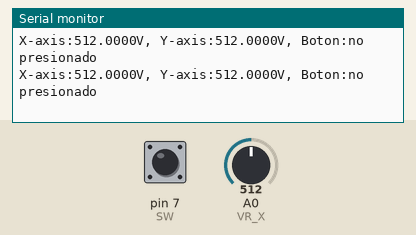
Recording of a sketch running on a simulated Arduino Uno, built with avr-gcc and run on an emulated ATmega328P. Parts: the last lines printed to the serial monitor. Inputs (shaded band) come from the test bench; at power-on: A0 (VR_X) = 512, pin 7 (SW) HIGH.

Above: at 1.2 s.
1.3 s: A0 (VR_X) set to 0
At 1.57 s:
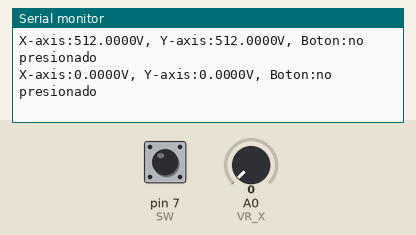
4.3 s: pin 7 (SW) pulled LOW for 0.15 s
At 4.6 s:
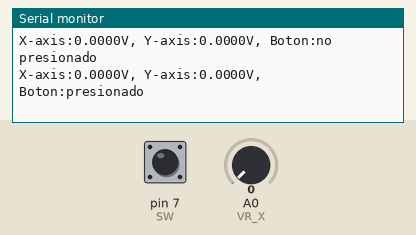
7.4 s: A0 (VR_X) set to 122
At 7.42 s:
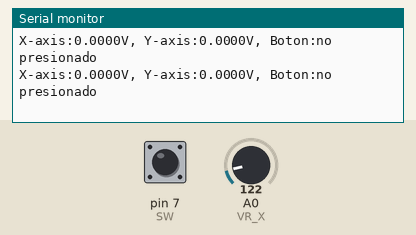
8.9 s: pin 7 (SW) pulled LOW for 1 s
At 9.24 s:
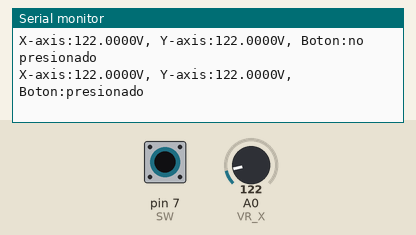
11.4 s: pin 7 (SW) pulled LOW for 3.2 s
At 11.86 s:
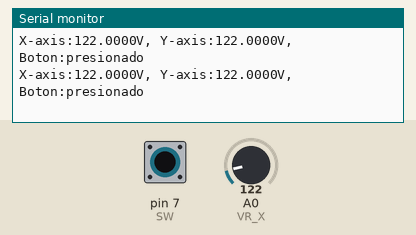
Timing chart, 0 to 14.4 s (numbered marks = the images above; inputs shaded):
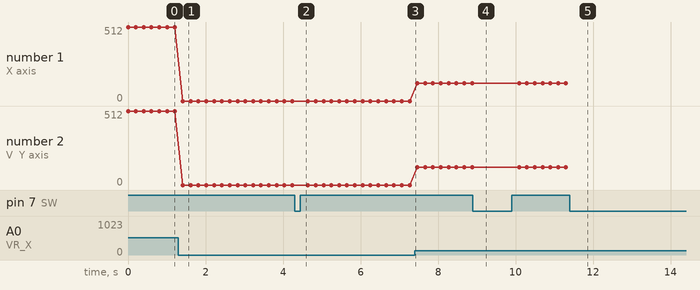

Measured:
- after the input at 1.3 s, the serial monitor: prints a new line after 0.11 s (image 1)
- after the input at 4.3 s, the serial monitor: prints a new line after 0.14 s (image 2)
- after the input at 8.9 s, the serial monitor: prints a new line after 0.18 s (image 4)
- plotted number 1: 512 → 0 after the input at 1.3 s, 0 → 122 after the input at 7.4 s
- plotted number 2: 512 → 0 after the input at 1.3 s, 0 → 122 after the input at 7.4 s

The sketch:

KY-023.ino
```cpp
int VR_X = A0;
int VR_Y = A1;
int SW = 7;

void setup()
{
  pinMode(VR_X,INPUT);
  pinMode(VR_Y,INPUT);
  pinMode(SW,INPUT);

  digitalWrite(SW,HIGH);

  Serial.begin(9600);
}

void loop()
{
  float x, y;
  int Boton;

  x = analogRead((VR_X) * (5.0 / 1023.0));
  y = analogRead((VR_Y) * (5.0 / 1023.0));
  Boton = digitalRead(SW);

  Serial.print("X-axis:"); Serial.print(x,4); Serial.print("V, ");
  Serial.print("Y-axis:"); Serial.print(y,4); Serial.print("V, ");
  Serial.print ("Boton:");
  if(Boton == 1)
  {
    Serial.println("no presionado");
  }
  else
  {
    Serial.println("presionado");
  }
  delay(200);
}
```
